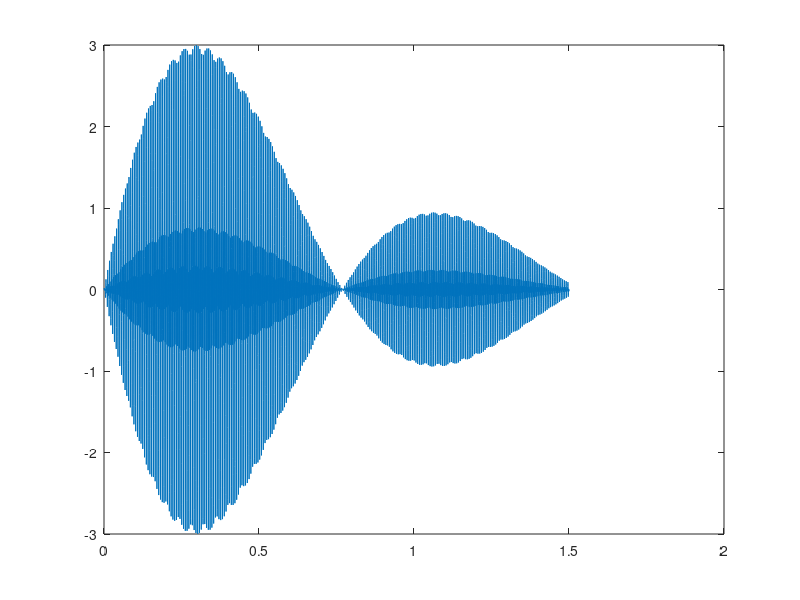

The MATLAB script that drew this image:
%% The Command History
fs = 4000;
f0 = 175;
t = 0:1/fs:1.5;
y1 = sin(2*pi*f0*t);
y2 = sin(2*pi*2*f0*t);
y3 = sin(2*pi*3*f0*t);
y0 = y1+y2+y3;
A = (2*exp(-1.5*t)).*sin(2*pi*0.65*t);
call = A.*y0;
soundsc(call,fs)
plot(t,call)

%% Logical Operations
x = pi > 3
x = pi == 3
x = (pi > 3) & (pi < 4)

%
load gasprices.mat
HighMex = Mexico > 2.2;
any(HighMex)
%
find(HighMex)
find(Mexico > 2.2)
sum(HighMex)
nnz(HighMex)
%
x = [42,pi,0,7];
y = [true,false,false,true];
x(y)